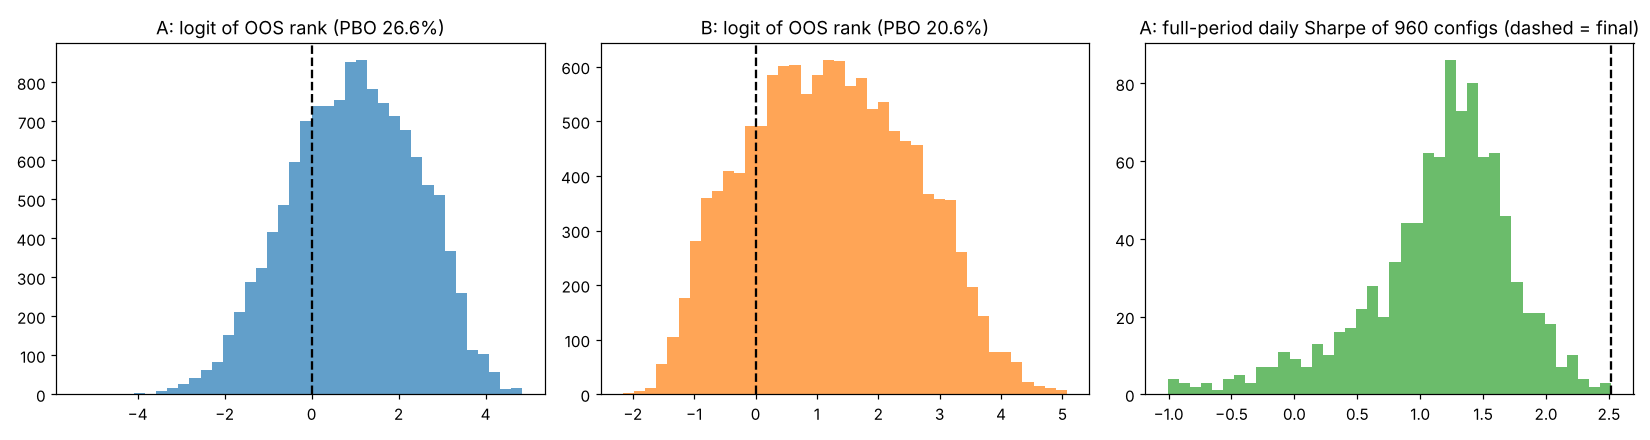

This chart was generated by the following Python code:
"""第二十八部分：M1 急跌買的回測過擬合機率（PBO，Bailey et al. CSCV）。

把第二十二~二十六部分實際搜尋過的範圍重建成設定矩陣，取每組的「日損益」（R，固定每筆風險）：
  A 族（急跌買參數族）：門檻 {2,2.25,2.5,2.75,3} × 停損 {2,3,4,6} ATR × 持有 {24,48,120,240}
                        × span {10,20,30,40} × z 長度 {720,1380,2880} = 960 組
  B 族（A + 其他方向）：再加急漲追多 / 急漲做空 / 急跌追空 × 門檻 {2,2.5,3} × 停損 {2,3,6} × 持有 {24,120,240}
                        × span {10,20,40}（z 1380）= 243 組，共 1,203 組
CSCV：交易日依時間切成 S = 16 段，所有 8/8 組合（12,870 種）：樣本內挑日 Sharpe 最高 → 看樣本外百分位。
PBO = 樣本外百分位 ≤ 50% 的比例。另報告樣本內最佳的樣本外 Sharpe、定案設定的樣本外排名、績效衰減斜率。
輸出：results_part28.txt、part28_pbo.png
"""
import itertools
import numpy as np
import pandas as pd
import matplotlib
matplotlib.use("Agg")
import matplotlib.pyplot as plt
from load import load

S = 16
FINAL = ("急跌買", 2.5, 3.0, 120, 20, 1380)
MAXH = 240
out = []


def p(*a):
    s = " ".join(str(x) for x in a)
    print(s)
    out.append(s)


m = load("data/XAUUSD_M1_2023_2026.csv")
c = m.close
pc = c.shift()
tr = pd.concat([m.high - m.low, (m.high - pc).abs(), (m.low - pc).abs()], axis=1).max(axis=1)
atr = tr.rolling(60).mean()
gap = m.index.to_series().diff() > pd.Timedelta(minutes=6)
dlt = c.diff().where(~gap)
o, h, l, cl, A = m.open.to_numpy(), m.high.to_numpy(), m.low.to_numpy(), c.to_numpy(), atr.to_numpy()
spr = m.spread.to_numpy() * 0.01
ts = m.index.to_numpy()
tday = ((m.index - pd.Timedelta(hours=1)).normalize()).to_numpy()
START = 7500                                                     # 最長 z 長度 + ATR 暖機
SIGS = {"急跌買": (-1, 1), "急漲追多": (1, 1), "急漲做空": (1, -1), "急跌追空": (-1, -1)}   # (觸發方向, 交易方向)


def zcalc(span, zw):
    v = dlt.ewm(span=span, adjust=False).mean() / atr
    return ((v - v.rolling(zw).mean()) / v.rolling(zw).std()).to_numpy()


def cands(Z, zdir, thr):
    trig = (Z <= -thr) if zdir < 0 else (Z >= thr)
    pos = np.flatnonzero(trig & ~np.r_[False, trig[:-1]])
    pos = pos[(pos >= START) & (pos + MAXH + 1 < len(m))]
    return pos[np.isfinite(A[pos])]


def daily(pos, side, sl, hold):
    e = pos + 1
    idx = e[:, None] + np.arange(hold)[None, :]
    ep, sd = o[e], sl * A[pos]
    stop = ep - side * sd
    hit = (l[idx] <= stop[:, None]) if side == 1 else (h[idx] >= stop[:, None])
    any_ = hit.any(1)
    j = np.where(any_, hit.argmax(1), hold - 1)
    jj = idx[np.arange(len(e)), j]
    xp = np.where(any_, np.where(j > 0, (np.minimum if side == 1 else np.maximum)(o[jj], stop), stop), cl[jj])
    ok = (ts[pos + hold] - ts[pos]) <= np.timedelta64(int(hold * 1.6 + 30), "m")
    R = (side * (xp - ep) - spr[e]) / sd
    keep, busy = [], -1
    for k in range(len(pos)):                                    # 同時只持有一筆
        if ok[k] and pos[k] > busy:
            keep.append(k)
            busy = jj[k]
    keep = np.array(keep, int)
    return pd.Series(R[keep]).groupby(tday[pos[keep]]).sum()


cols = {}
zc = {}
grid_A = list(itertools.product(["急跌買"], (2.0, 2.25, 2.5, 2.75, 3.0), (2.0, 3.0, 4.0, 6.0), (24, 48, 120, 240), (10, 20, 30, 40), (720, 1380, 2880)))
grid_B = list(itertools.product(["急漲追多", "急漲做空", "急跌追空"], (2.0, 2.5, 3.0), (2.0, 3.0, 6.0), (24, 120, 240), (10, 20, 40), (1380,)))
for cfg in grid_A + grid_B:
    sig, thr, sl, hold, span, zw = cfg
    if (span, zw) not in zc:
        zc[(span, zw)] = zcalc(span, zw)
    zdir, side = SIGS[sig]
    cols[cfg] = daily(cands(zc[(span, zw)], zdir, thr), side, sl, hold)
days = np.unique(tday[START:])
M_all = pd.DataFrame(cols).reindex(days).fillna(0.0)
M_all = M_all.loc[:, :]                                          # 日 × 設定


def cscv(M, label):
    X = M.to_numpy()
    n, k = X.shape
    blocks = np.array_split(np.arange(n), S)
    bs = np.array([X[b].sum(0) for b in blocks])                 # 每段總和
    bq = np.array([(X[b] ** 2).sum(0) for b in blocks])
    bn = np.array([len(b) for b in blocks])
    fi = list(M.columns).index(FINAL) if FINAL in M.columns else None
    logits, is_best, oos_best, oos_med, rank_final, deg = [], [], [], [], [], []
    for ins in itertools.combinations(range(S), S // 2):
        mi = np.zeros(S, bool)
        mi[list(ins)] = True

        def sharpe(mask):
            N = bn[mask].sum()
            mu = bs[mask].sum(0) / N
            var = bq[mask].sum(0) / N - mu ** 2
            return mu / np.sqrt(np.maximum(var, 1e-12)) * np.sqrt(252)
        si, so = sharpe(mi), sharpe(~mi)
        b = int(np.argmax(si))
        r = (so < so[b]).mean() + 0.5 * (so == so[b]).mean()
        r = min(max(r, 1e-6), 1 - 1e-6)
        logits.append(np.log(r / (1 - r)))
        is_best.append(si[b])
        oos_best.append(so[b])
        oos_med.append(np.median(so))
        if fi is not None:
            rank_final.append((so < so[fi]).mean())
        deg.append((si, so))
    logits, is_best, oos_best = map(np.array, (logits, is_best, oos_best))
    full = M.mean() / M.std() * np.sqrt(252)
    p(f"\n[{label}] {k} 組設定 × {n} 個交易日；S = {S} 段，{len(logits)} 種切法")
    p(f"  PBO（樣本內最佳在樣本外落到後半）= {(logits <= 0).mean():.1%}")
    p(f"  樣本內最佳：樣本內 Sharpe 平均 {is_best.mean():.2f} → 樣本外 Sharpe 平均 {oos_best.mean():.2f}（中位 {np.median(oos_best):.2f}），"
      f"樣本外為負的比例 {(oos_best < 0).mean():.1%}；同切法全部設定樣本外中位 {np.mean(oos_med):.2f}")
    p(f"  全期日 Sharpe：中位 {full.median():.2f}，最好 {full.max():.2f}，為負的組數 {(full < 0).sum()} / {k}")
    if fi is not None:
        rf = np.array(rank_final)
        p(f"  定案設定（門檻 2.5、停損 3、持有 120、span 20、z 1380）：全期 Sharpe {full[FINAL]:.2f}（第 {int((full > full[FINAL]).sum()) + 1} 名）；"
          f"樣本外百分位平均 {rf.mean():.0%}，落在前半的比例 {(rf > .5).mean():.0%}")
    # 衰減：樣本內 Sharpe 對樣本外 Sharpe 的迴歸斜率（全部設定、全部切法平均）
    slopes = [np.polyfit(si, so, 1)[0] for si, so in deg[::50]]
    p(f"  樣本內 → 樣本外 Sharpe 迴歸斜率（平均）{np.mean(slopes):+.2f}（1 = 完全延續，0 = 無關，< 0 = 反轉）")
    return logits, oos_best, full


p("=" * 110)
p("第二十八部分：M1 急跌買 PBO（CSCV）")
p("=" * 110)
MA = M_all[[c for c in M_all.columns if c[0] == "急跌買"]]
la, oa, fa = cscv(MA, "A 族：急跌買參數族")
lb, ob, fb = cscv(M_all, "B 族：A + 急漲追多 / 急漲做空 / 急跌追空")

p("\n--- A 族：全期日 Sharpe 依單一參數平均")
F = pd.DataFrame([dict(門檻=k[1], 停損=k[2], 持有=k[3], span=k[4], z長度=k[5], Sharpe=v) for k, v in fa.items()])
for col in ("門檻", "停損", "持有", "span", "z長度"):
    p(F.groupby(col).Sharpe.agg(["mean", "min", "max"]).round(2).T.to_string())
p(f"\n--- A 族 Sharpe 前 10 名")
p(F.nlargest(10, "Sharpe").round(2).to_string(index=False))

fig, ax = plt.subplots(1, 3, figsize=(15, 4))
ax[0].hist(la, bins=40, color="tab:blue", alpha=0.7)
ax[0].axvline(0, color="k", ls="--")
ax[0].set_title(f"A: logit of OOS rank (PBO {(la <= 0).mean():.1%})")
ax[1].hist(lb, bins=40, color="tab:orange", alpha=0.7)
ax[1].axvline(0, color="k", ls="--")
ax[1].set_title(f"B: logit of OOS rank (PBO {(lb <= 0).mean():.1%})")
ax[2].hist(fa.values, bins=40, color="tab:green", alpha=0.7)
ax[2].axvline(fa[FINAL], color="k", ls="--")
ax[2].set_title("A: full-period daily Sharpe of 960 configs (dashed = final)")
fig.tight_layout()
fig.savefig("part28_pbo.png", dpi=110)
open("results_part28.txt", "w").write("\n".join(out) + "\n")
